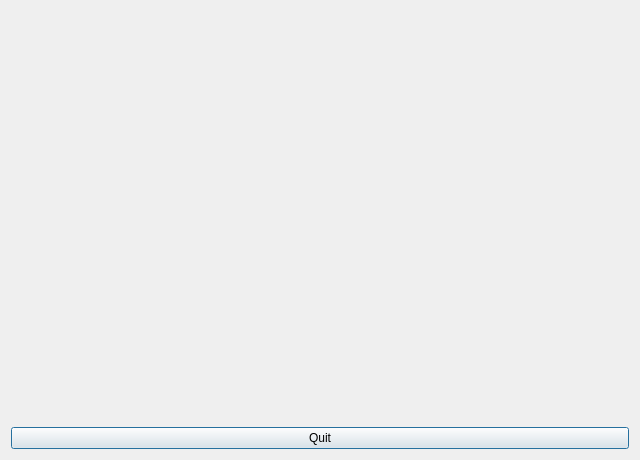
<?xml version="1.0" encoding="UTF-8"?>
<ui version="4.0">
 <class>CameraTest</class>
 <widget class="QDialog" name="CameraTest">
  <property name="geometry">
   <rect>
    <x>0</x>
    <y>0</y>
    <width>640</width>
    <height>460</height>
   </rect>
  </property>
  <property name="windowTitle">
   <string>Dialog</string>
  </property>
  <layout class="QVBoxLayout" name="verticalLayout">
   <item>
    <widget class="SLVideoWidget" name="widget" native="true"/>
   </item>
   <item>
    <widget class="QPushButton" name="pushButton">
     <property name="text">
      <string>Quit</string>
     </property>
    </widget>
   </item>
  </layout>
 </widget>
 <customwidgets>
  <customwidget>
   <class>SLVideoWidget</class>
   <extends>QWidget</extends>
   <header>../SLVideoWidget.h</header>
   <container>1</container>
  </customwidget>
 </customwidgets>
 <resources/>
 <connections>
  <connection>
   <sender>pushButton</sender>
   <signal>clicked()</signal>
   <receiver>CameraTest</receiver>
   <slot>close()</slot>
   <hints>
    <hint type="sourcelabel">
     <x>551</x>
     <y>429</y>
    </hint>
    <hint type="destinationlabel">
     <x>418</x>
     <y>428</y>
    </hint>
   </hints>
  </connection>
 </connections>
</ui>
